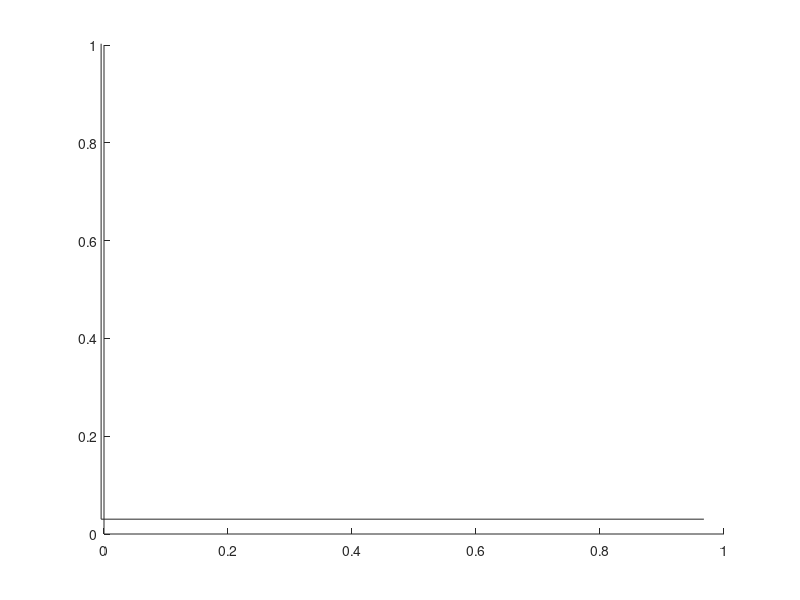

The MATLAB source for this figure:
function nax = BlankAxes ()
% Create a new set of blank axes at the same position as the
% existing ones. The X and Y limits are set to the default values
% for a new set of axes.
% 
% $Id: BlankAxes.m,v 1.4 2008/05/01 21:07:26 pkabal Exp $

nax = copyobj(gca, gcf);
delete(get(nax, 'Children'));

% No titles, labels or grid for the new axes
axes(nax);	% New axes on top
xlabel('');
ylabel('');
zlabel('');
title('');

% Set the Position box
SetPlotPosition(nax);

% The new axes are on top, so we make the plot area transparent
% so the original plot shows through
% The new axes handle visibility is set to off so that gca finds
% the old axes
% N.B., The new axes must remain on top; issuing axes(gca)
%       brings the old axes to the top.
set(nax, 'Color', 'none');
set(nax, 'HandleVisibility', 'off');
set(nax, 'Visible', 'on');

set(nax, 'XTick', [], 'XTickLabel', []);
set(nax, 'YTick', [], 'YTickLabel', []);
set(nax, 'ZTick', [], 'ZTickLabel', []);

return

% ----- -----
function SetPlotPosition (h)
% Generate an absolute Position box compatible with the PlotBoxAspectRatio
% setting. This routine is for 2-D plots only.
%
% If PlotBoxAspectRatioMode is 'manual', the axes of the plot are placed
% inside the Position box, with the ratio of the axis lengths being
% determined by PlotBoxAspectRatio. The Position box does not reflect
% the actual size of the axes.
%
% This routine modifies the Position box to reflect the true size of the
% axes and resets PlotBoxAspectRatioMode to 'auto'.
%  (a) Work with absolute sizes (change Units temporarily)
%  (b) Scale the Position box lengths to fit within the original Position
%      box
%  (c) Center the plot within the original Position box. One axis will
%      be full size; the other will be scaled to fit and centered.
%  (d) Set PlotBoxAspectRatioMode to 'auto'
%  (f) Set PlotBoxAspectRatio to [1 1 1] - the default value. These
%      values are ignored since PlotBoxAspectRatioMode is 'auto'.

if (nargin < 1)
  h = gca;
end

PBARMode = get(h, 'PlotBoxAspectRatioMode');
if (strcmp(PBARMode, 'manual') == 1)
  PBAR = get(h, 'PlotBoxAspectRatio');
  rx = PBAR(1);
  ry = PBAR(2);
  Units = get(h, 'Units');
  set(h, 'Units', 'points');
  PosPt = get(gca, 'Position');
  x0 = PosPt(1);
  y0 = PosPt(2);
  Lx = PosPt(3);
  Ly = PosPt(4);

  % Choose a where a is the largest number such than
  %   rx * a <= Lx and ry * a <= Ly
  % a <= min(Lx/rx, Ly/ry)
  % Center the plot within the original position rectangle
  % Notes
  %  - For Matlab 6.5 this gives an axis exactly on top of the previous
  %    axes
  %  - For Matlab 7.6, this axis appears on screen to be off by about 1/2
  %    LineWidth from the previous axes. The print version of the plot
  %    is fine.
  if (Lx*ry < Ly*rx)
    Lxnew = Lx;
    Lynew = Lx * ry / rx;
    x0new = x0;
    y0new = y0 + 0.5 * (Ly - Lynew);
  else
    Lxnew = Ly * rx / ry;
    Lynew = Ly;
    x0new = x0 + 0.5 * (Lx - Lxnew);
    y0new = y0;
  end

  set(h, 'PlotBoxAspectRatio', [1 1 1]);
  set(h, 'PlotBoxAspectRatioMode', 'auto');
  set(h, 'Position', [x0new, y0new, Lxnew, Lynew]);
  set(h, 'Units', Units);

end

return
